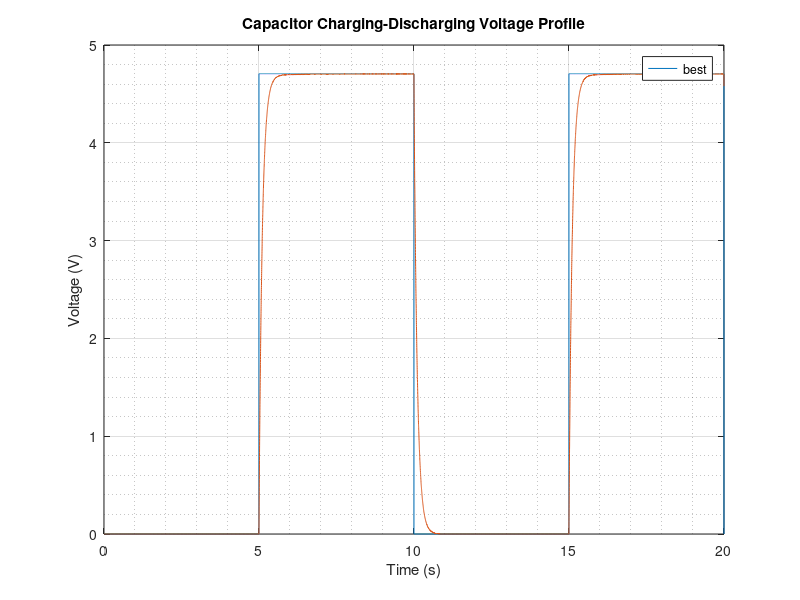

MATLAB code for this plot:
clc; clear; close all
%% Experimental Result Visualization (Square Wave)
fileID = fopen('file_1aRCstep.txt','r');
formatSpec = '%d %d %d';
sizeA = [3 Inf];
A = fscanf(fileID,formatSpec,sizeA);
fclose(fileID);
n=size(A);
t=A(1,1:n(2));
t=t/1000;
x=A(2,1:n(2));
Vc=A(3,1:n(2));
Vc=Vc*5/1023;
x=x*max(Vc);

figure;
plot(t,x,"DisplayName","Input Signal"); hold on
plot(t,Vc,"DisplayName","Output Signal");
title("Capacitor Charging-Discharging Voltage Profile")
xlabel("Time (s)");
ylabel("Voltage (V)");
legend(Location = "best"); grid on; grid minor